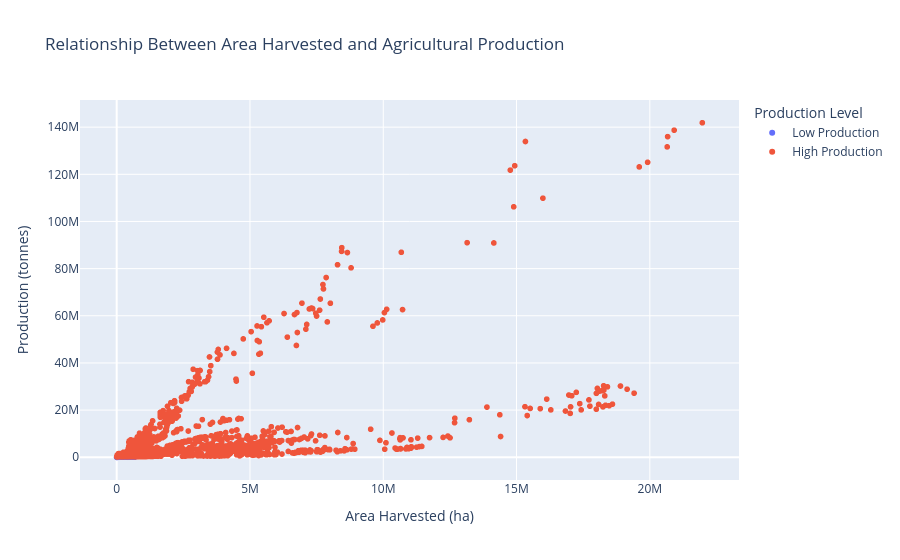

Notebook cell for this chart:
### Code cell
fig = px.scatter(
    crop_pivot,
    x="Area_Harvested",
    y="Production",
    color="Production_Level",
    hover_name="Item",
    title="Relationship Between Area Harvested and Agricultural Production",
    labels={
        "Area_Harvested": "Area Harvested (ha)",
        "Production": "Production (tonnes)",
        "Production_Level": "Production Level"
    }
)

fig.show()

### Figure 1 — Plotly figure (JSON) as saved in the notebook; plotly's stock layout.template omitted (floating-point values rounded to 4 significant figures; data arrays with more than 128 entries replaced by an {"elided": "..."} marker saying what was removed)
{"data": [{"hovertemplate": "<b>%{hovertext}</b><br><br>Production Level=Low Production<br>Area Harvested (ha)=%{x}<br>Production (tonnes)=%{y}<extra></extra>", "hovertext": {"elided": "3249 str values"}, "legendgroup": "Low Production", "marker": {"color": "#636efa", "symbol": "circle"}, "mode": "markers", "name": "Low Production", "showlegend": true, "type": "scattergl", "x": {"elided": "3249 float values"}, "xaxis": "x", "y": {"elided": "3249 float values"}, "yaxis": "y"}, {"hovertemplate": "<b>%{hovertext}</b><br><br>Production Level=High Production<br>Area Harvested (ha)=%{x}<br>Production (tonnes)=%{y}<extra></extra>", "hovertext": {"elided": "3255 str values"}, "legendgroup": "High Production", "marker": {"color": "#EF553B", "symbol": "circle"}, "mode": "markers", "name": "High Production", "showlegend": true, "type": "scattergl", "x": {"elided": "3255 float values"}, "xaxis": "x", "y": {"elided": "3255 float values"}, "yaxis": "y"}], "layout": {"legend": {"title": {"text": "Production Level"}, "tracegroupgap": 0}, "title": {"text": "Relationship Between Area Harvested and Agricultural Production"}, "xaxis": {"anchor": "y", "domain": [0, 1], "title": {"text": "Area Harvested (ha)"}}, "yaxis": {"anchor": "x", "domain": [0, 1], "title": {"text": "Production (tonnes)"}}}}
